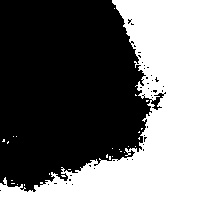
#> input picture mnist_data/Number_wb.jpg, 200 x 200 px, found by its file name
$ jupyter execute --allow-errors main_Simple.ipynb
#> lines starting #> are read from the running program, lines starting #| are printed output that depends on the picture
### common/Cammera.py
import pyaudio
import wave
import numpy as np
import time
#from error_hider import noalsaerr
import matplotlib.pyplot as plt
import requests
import cv2 as cv
import datetime
import configparser

capture_device_index = 1

image_name = f'mnist_data\\Number.jpg'

def setup():
    # camera setting
    config_read()
    cap = cv.VideoCapture(capture_device_index)
    cap.set(cv.CAP_PROP_FRAME_WIDTH, 640)
    cap.set(cv.CAP_PROP_FRAME_HEIGHT, 480)

    return cap

def config_read():
    cfg = configparser.ConfigParser()
    cfg.read('./config.ini', encoding='utf-8')
    global capture_device_index
    capture_device_index = int(cfg['Device']['capture_device_index'])

def capture(image_name, frame):
    cv.imwrite(image_name, frame)

### network/SimpleConvNet.py
import numpy as np
import pickle
from collections import OrderedDict
from common.Layer import *

class SimpleConvNet:
    """単純なConvNet

    conv - relu - pool - affine - relu - affine - softmax

    Parameters
    ----------
    input_size : 入力サイズ（MNISTの場合は784）
    hidden_size_list : 隠れ層のニューロンの数のリスト（e.g. [100, 100, 100]）
    output_size : 出力サイズ（MNISTの場合は10）
    activation : 'relu' or 'sigmoid'
    weight_init_std : 重みの標準偏差を指定（e.g. 0.01）
        'relu'または'he'を指定した場合は「Heの初期値」を設定
        'sigmoid'または'xavier'を指定した場合は「Xavierの初期値」を設定
    """
    def __init__(self, input_dim=(1, 28, 28),
                    conv_param={'filter_num':30, 'filter_size':5, 'pad':0, 'stride':1},
                    hidden_size=100, output_size=10, weight_init_std=0.01):
        # 引数をクラス内メンバとして保持する
        filter_num = conv_param['filter_num']
        filter_size = conv_param['filter_size']
        filter_pad = conv_param['pad']
        filter_stride = conv_param['stride']

        # 畳み込み層・プーリング層のサイズを計算
        input_size = input_dim[1]
        conv_output_size = (input_size + 2*filter_pad - filter_size) / filter_stride + 1
        pool_output_size = int(filter_num * (conv_output_size/2) * (conv_output_size/2))

        # 重みパラメータの初期化
        self.params = {}
        # 1層目の畳み込み層の重みとバイアス
        self.params['W1'] = weight_init_std * np.random.randn(filter_num, input_dim[0], filter_size, filter_size)
        self.params['b1'] = np.zeros(filter_num)

        # 2層目の畳み込み層の重みとバイアス
        self.params['W2'] = weight_init_std * np.random.randn(pool_output_size, hidden_size)
        self.params['b2'] = np.zeros(hidden_size)

        # ３層目の畳み込み層の重みとバイアス
        self.params['W3'] = weight_init_std * np.random.randn(hidden_size, output_size)
        self.params['b3'] = np.zeros(output_size)

        # レイヤの生成(順番付き辞書型変数に詰めていく)
        self.layers = OrderedDict()
        # 1層目
        self.layers['Conv1'] = Convolution(self.params['W1'], self.params['b1'],filter_stride, filter_pad)
        self.layers['Relu1'] = Relu()
        self.layers['Pool1'] = Pooling(pool_h=2, pool_w=2, stride=2)

        # 2層目
        self.layers['Affine1'] = Affine(self.params['W2'], self.params['b2'])
        self.layers['Relu2'] = Relu()

        # 3層目
        self.layers['Affine2'] = Affine(self.params['W3'], self.params['b3'])
        self.last_layer = SoftmaxWithLoss()

    # [94 lines left out: functions predict, loss, gradient, accuracy, numerical_gradient, save_params and 1 more, not called in this run]

### main_Simple.ipynb
[cell 1]
# 初回のみ
cap = None

[cell 2]
"""
Webカメラで画像を撮影する。
初回のみ初期処理に時間がかかる。（要調査？)
"""
from common.Cammera import *

# 画像の撮影と変換まで
# 2回目以降はこの部分だけ実行すればOK。
from PIL import Image
import numpy as np
import matplotlib.pyplot as plt
from network.SimpleConvNet import SimpleConvNet
from common.PictureConverter import *
import cv2 as cv


# カメラの初期処理。非常に時間がかかる。
#> (the rest of this cell did not finish here and is left out)

[cell 3]
"""
画像を読み込み、数字を予測する。
ペイントの画像を予測したい場合は↓の名前を合わせる。
"""
# 画像読み込み
img = Image.open("mnist_data\\Number_wb.jpg").convert('L')
#> img is the input picture: PIL image 200x200 L; min 0, max 255, mean 104.4
plt.imshow(img)

# 画像を28*28に変換
img.thumbnail((28, 28))
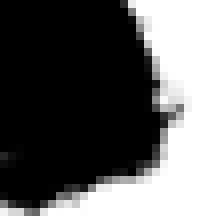
#> img: PIL image 28x28 L (shown 8 times larger); min 0, max 255, mean 104.4
plt.imshow(img)

# numpy arrayに変換
img_array = np.array(img).reshape(1,28,28)


# ネットワーク宣言
print("\n[2.read parameter]")
#> (the rest of this cell did not finish here and is left out)


# パラメタ選択
#network.load_params("parameter\\train10000_test2000_epoch20.pkl")  # 6って答えてしまう(4とは全く思ってない)
#network.load_params("parameter\\train5000_test1000_epoch20.pkl")   # 6って答えてしまう(2か4かもしれんとは言ってる)
#network.load_params("parameter\\train60000_test10000_epoch10.pkl") # 6って答えてしまう(4かもしれんとは言ってる)
network.load_params("parameter\\train60000_test10000_epoch20.pkl") # 4って答えられる(6かもしれんとは言ってる)

# 予測開始
print("[3.predict]")
pred = network.predict(img_array[np.newaxis])

# 結果出力
print("======= misclassified result =======")
print("{view index: (label, inference), ...}")

print("result:", np.argmax(pred))
print(pred)

print("[4.process end]")
